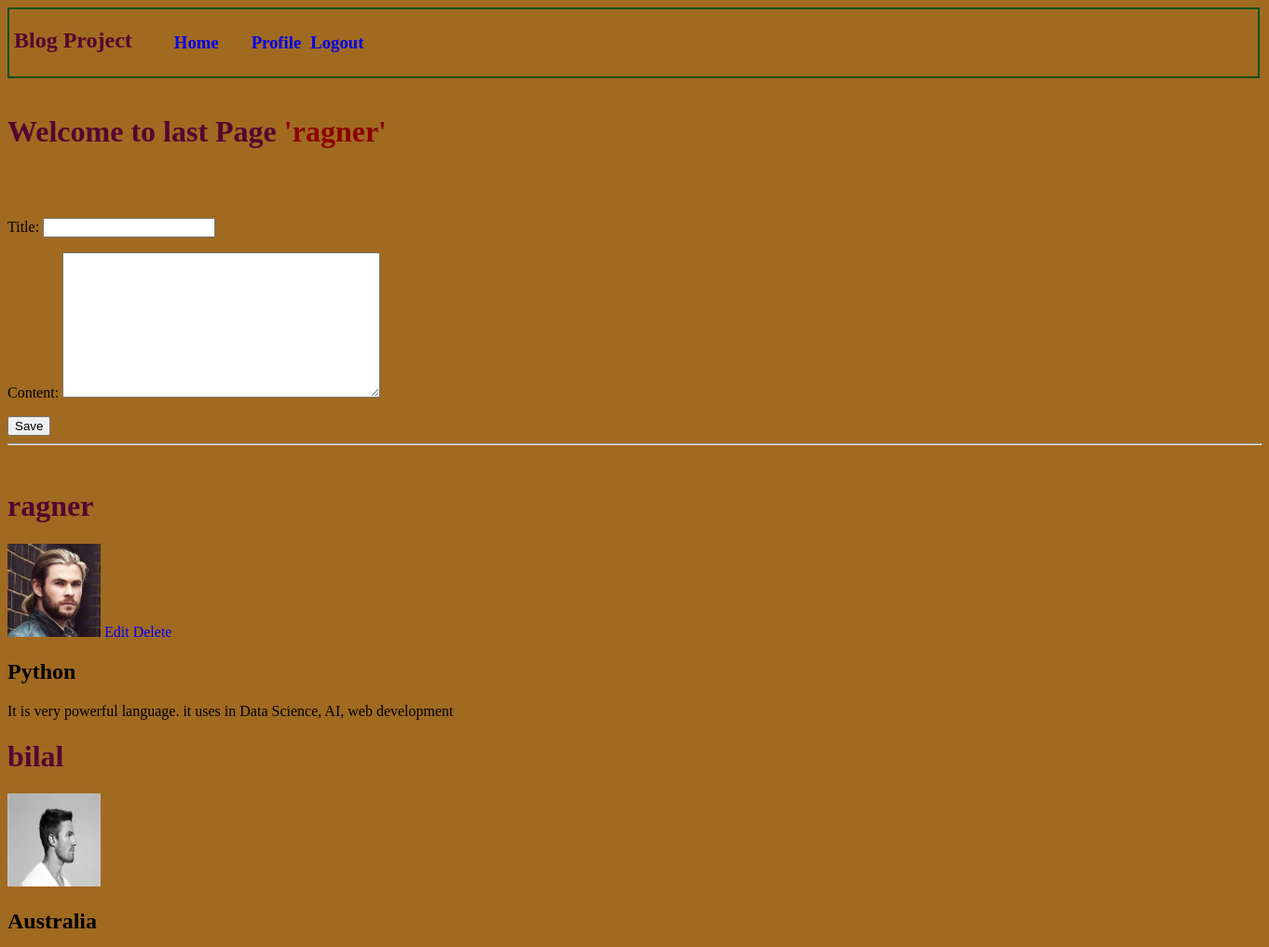
/home/ (signed in, upper part), run on an earlier commit of the app's database.
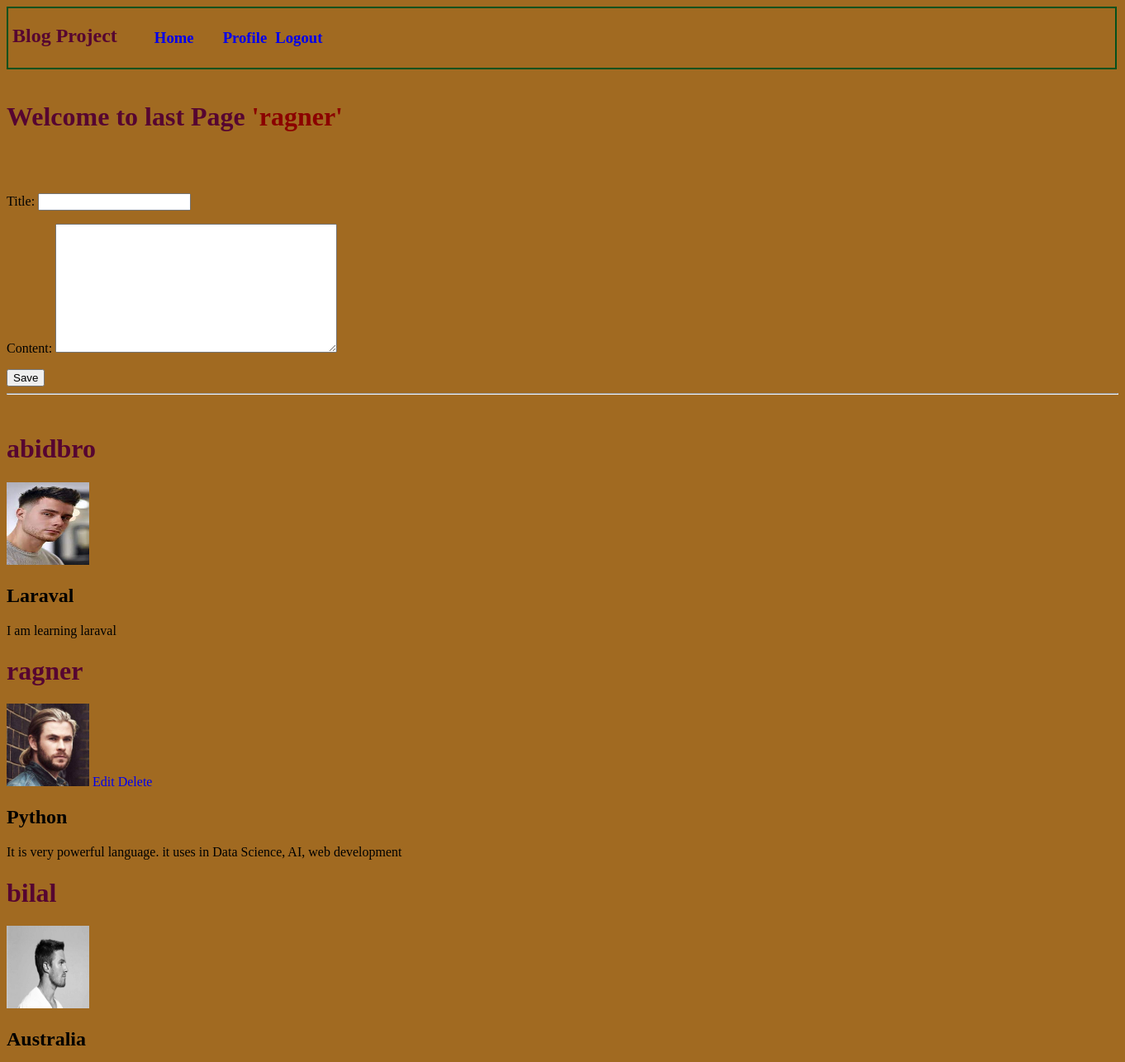
And on a later commit of the database.
### blog/models.py (models this page shows, shortened)
class Post(models.Model):
    title = models.CharField(max_length=50)
    content = models.TextField(max_length=100)
    author = models.ForeignKey(User, on_delete=models.CASCADE)
    date_created = models.DateTimeField(auto_now_add=True)
    class Meta:
        ordering = ['-date_created']

class Image(models.Model):
    photo = models.ImageField(upload_to='images', auto_created=True)
    user = models.OneToOneField(User, on_delete=models.CASCADE, primary_key=True)

### blog/views.py (the view)
# urls.py: path('home/', views.HomepageView, name='home'),
@login_required(login_url='/login/')
def HomepageView(request):
    posts = Post.objects.all()
    form = PostForm()
    if request.method == 'POST':
        form = PostForm(request.POST)
        if form.is_valid():
            instance = form.save(commit=False)
            instance.author = request.user
            instance.save()
    try:
        images = Image.objects.all()
    except:
        return HttpResponse("This code does not work to display images")
    context = {'posts': posts, 'form': form, 'images': images, 'default': default_img}
    return render(request, 'blog/home.html', context)

### blog/forms.py
class PostForm(forms.ModelForm):
    class Meta:
        model = Post
        fields = ['title', 'content']

### blog/templates/blog/home.html (shortened to what this page needs)
    {% extends 'base.html' %}
    {% load static %}
    {% load cache %}
    {% block link %}
        {{ block.super }}
        <link rel="stylesheet" href="{% static 'blog/css/home.css' %}">
    {% endblock link %}
    {% block content %}
    {% cache 60 heading %}
        <h1>Welcome to last Page <span>'{{request.user.username}}'</span></h1>
    {% endcache heading %}
        <br><br>
        <form action="" method="POST">
            {{form.as_p}}
            <input type="submit" value="Save">
        </form>
        <hr><br>
        {% for post in posts %}
        <h1>{{post.author.username}}</h1>
            {% for image in images %}
                {% if image.user == post.author %}
                    <img class="home-img" src="{{image.photo.url}}" alt="" height="100" width="100">
                {% endif %}
            {% endfor %}
        {% if request.user == post.author %}
            <a href="{% url 'editpost' post.id %}">Edit</a>
            <a href="{% url 'deletepost' post.id%}">Delete</a>
        {% endif %}
        <h2>{{post.title}}</h2>
        <p>{{post.content}}</p>
        {% endfor %}
        <br>
    {% endblock content %}

### templates/base.html (shortened to what this page needs)
<!DOCTYPE html>
<html lang="en">
<head>
    {% load static %}
    {% block link %}
        <link rel="stylesheet" href="{% static 'css/base1.css' %}">
    {% endblock link %}
</head>
<body>
    {% include 'nav.html' %}
    <br><br>
    {% block content %}
    {% endblock content %}
</body>
</html>

### templates/nav.html (shortened to what this page needs)
<!DOCTYPE html>
<html lang="en">
<head>
    {% load static %}
    <link rel="stylesheet" href="{% static 'css/nav1.css' %}">
</head>
<body>
    <nav class="main-nav">
        <h2 class="main-heading">Blog Project</h2>
        {% if  request.user.is_authenticated %}
        <h3 class="home-link"><a class="home-js" href="{% url 'home' %}">Home</a></h3>
        <h3 class="profile-link"><a class="profile-js" href="{% url 'profile' %}">Profile</a></h3>
        <h3 class="out-link"><a class="out-js" href="{% url 'logout' %}">Logout</a></h3>
        {% else %}
            <h3 class="sign-link"><a href="{% url 'signup' %}">Sign Up</a></h3>
            <h3 class="login-link"><a href="{% url 'login' %}">Login</a></h3>
        {% endif %}
    </nav>
</body>
</html>

### static/css/base1.css (style rules this page uses)
body { background-size: cover; background-repeat: no-repeat; background-color: rgb(161, 106, 33); }

### blog/static/blog/css/home.css (style rules this page uses)
h1 { color: rgb(86, 5, 49); }
span { color: darkred; }

### static/css/nav1.css (style rules this page uses)
.main-nav { display: inline-flex; border: 2px solid rgb(2, 81, 29); padding-right: 60rem; background: transparent; }
.main-heading { color: rgb(86, 5, 49); margin-right: 20px; margin-left: 5px; clear: both; display: inline-block; overflow: hidden; white-space: nowrap; }
.home-link { margin: 25px; }
.profile-link { margin-top: 25px; margin-left: 10px; }
.out-link { margin-top: 25px; margin-left: 10px; }
a { text-decoration: none; }

What changed in the data, as far as the page shows it:
added Post: author.username "abidbro", title "Laraval", content "I am learning laraval"
added Image: photo (picture), shown under "abidbro"
